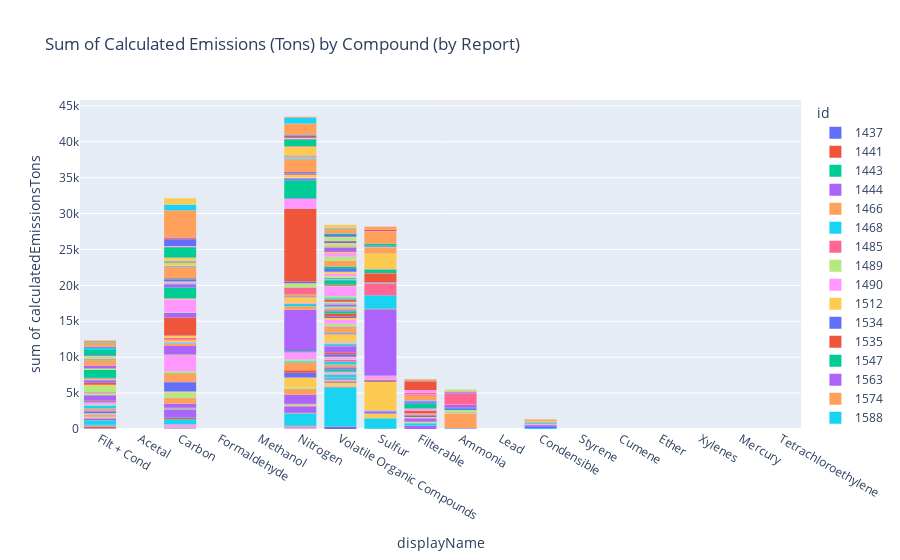

The cell this chart's notebook holds for it:
### Code cell
fig = px.histogram(df, x='displayName', y='calculatedEmissionsTons',hover_name='calculatedEmissionsTons',
                    color='id',
                 title="Sum of Calculated Emissions (Tons) by Compound (by Report)")  #log_y=True
                 
# fig.update_yaxes(range=(0,4))
fig.show()
